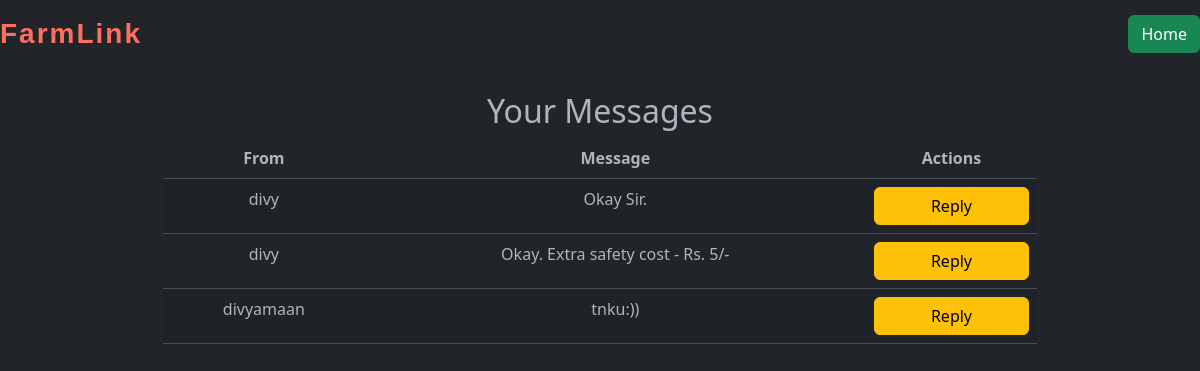
The app's page /products/farmer/inbox/ (signed in) with its own data.
### products/models.py (models this page shows, shortened)
class Message(models.Model):
    sender = models.ForeignKey(
        settings.AUTH_USER_MODEL,
        on_delete=models.CASCADE,
        related_name='sent_messages'
    )
    recipient = models.ForeignKey(
        settings.AUTH_USER_MODEL,
        on_delete=models.CASCADE,
        related_name='received_messages'
    )
    product = models.ForeignKey(
        Product,
        on_delete=models.CASCADE,
        related_name='messages'
    )
    message = models.TextField()
    timestamp = models.DateTimeField(auto_now_add=True)
    parent_message = models.ForeignKey(
        'self',
        on_delete=models.CASCADE,
        null=True,
        blank=True,
        related_name='responses'
    )

### users/models.py (models this page shows, shortened)
class CustomUser(AbstractUser):
    FARMER = 'FARMER'
    BUYER = 'BUYER'
    ROLE_CHOICES = [
        (FARMER, 'Farmer'),
        (BUYER, 'Buyer'),
    ]
    role = models.CharField(max_length=10, choices=ROLE_CHOICES, null=True, blank=True)

### products/views.py (the view)
# urls.py: path('farmer/inbox/', views.farmer_inbox, name='farmer_inbox'),
@login_required
def farmer_inbox(request):
    messages = Message.objects.filter(recipient=request.user).order_by('-timestamp')
    return render(request, 'products/farmer_inbox.html', {'messages': messages})

### products/templates/products/farmer_inbox.html (shortened to what this page needs)
{% extends 'base.html' %}
{% block content %}
<div class="container text-center">
    <h2>Your Messages</h2>
    {% if messages %}
    <table class="table table-striped mx-auto" style="width: 80%;">
        <thead>
            <tr>
                <th>From</th>
                <th>Message</th>
                <th>Actions</th>
            </tr>
        </thead>
        <tbody>
            {% for message in messages %}
            <tr>
                <td>{{ message.sender.username }}</td>
                <td>{{ message.message }}</td>
                <td>
                    <a href="{% url 'respond_to_message' message.id %}" class="btn btn-warning w-100">Reply</a>
                </td>
            </tr>
            {% endfor %}
        </tbody>
    </table>
    {% else %}
        <p>No messages yet.</p>
    {% endif %}
</div>
{% endblock %}

### records on screen
Message: sender.username "divy", message "Okay Sir."
Message: sender.username "divy", message "Okay. Extra safety cost - Rs. 5/-"
Message: sender.username "divyamaan", message "tnku:))"
